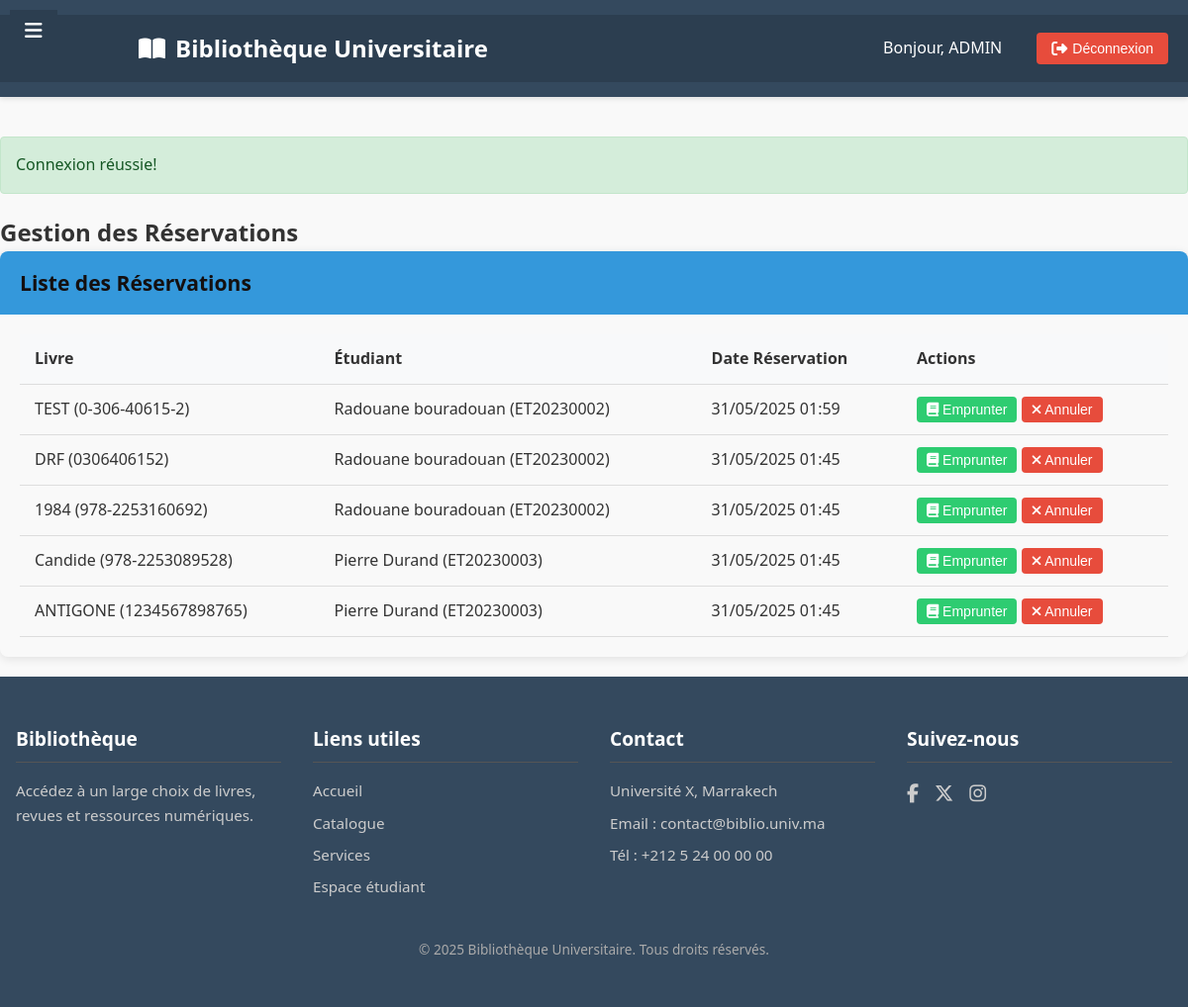
The page /pages/reservations.php (signed in) on the database its author committed.
### tables this page shows
CREATE TABLE `reservations` (
  `id` int(11) NOT NULL,
  `livre_id` int(11) NOT NULL,
  `etudiant_id` int(11) NOT NULL,
  `date_reservation` datetime NOT NULL,
  `date_retour_prevue` datetime NOT NULL,
  `date_retour_effective` datetime DEFAULT NULL,
  `statut` enum('en_attente','active','terminee','annulee') NOT NULL
);

CREATE TABLE `livres` (
  `id` int(11) NOT NULL,
  `isbn` varchar(20) NOT NULL,
  `titre` varchar(255) NOT NULL,
  `auteur` varchar(100) NOT NULL,
  `categorie` varchar(50) NOT NULL,
  `emplacement` varchar(11) NOT NULL,
  `disponible` tinyint(1) DEFAULT 1,
  `created_at` timestamp NOT NULL DEFAULT current_timestamp(),
  `updated_at` timestamp NOT NULL DEFAULT current_timestamp() ON UPDATE current_timestamp()
);

CREATE TABLE `etudiants` (
  `id` int(11) NOT NULL,
  `matricule` varchar(20) NOT NULL,
  `nom` varchar(100) NOT NULL,
  `email` varchar(100) NOT NULL,
  `telephone` varchar(20) DEFAULT NULL,
  `created_at` timestamp NOT NULL DEFAULT current_timestamp(),
  `updated_at` timestamp NOT NULL DEFAULT current_timestamp() ON UPDATE current_timestamp()
);

### pages/reservations.php (the view, shortened to what this page needs)
<?php
require_once '../includes/auth.php';
$reservations = $pdo->query("
    SELECT r.*,
           l.titre as livre_titre,
           l.isbn as livre_isbn,
           et.nom as etudiant_nom,
           et.matricule as etudiant_matricule
    FROM reservations r
    JOIN livres l ON r.livre_id = l.id
    JOIN etudiants et ON r.etudiant_id = et.id
    ORDER BY r.date_reservation DESC
")->fetchAll();
include '../includes/header.php';
?>
<?php if (isset($_SESSION['message'])): ?>
    <div class="alert alert-success">
        <?= $_SESSION['message'] ?>
    </div>
<?php endif; ?>
<h2>Gestion des Réservations</h2>
<div class="card">
    <div class="card-header">
        <h3>Liste des Réservations</h3>
    </div>
    <div class="card-body">
        <div class="table-responsive">
            <table class="table table-striped">
                <thead>
                    <tr>
                        <th>Livre</th>
                        <th>Étudiant</th>
                        <th>Date Réservation</th>
                        <th>Actions</th>
                    </tr>
                </thead>
                <tbody>
                    <?php foreach ($reservations as $reservation): ?>
                    <tr>
                        <td><?= htmlspecialchars($reservation['livre_titre']) ?> (<?= $reservation['livre_isbn'] ?>)</td>
                        <td><?= htmlspecialchars($reservation['etudiant_nom']) ?> (<?= $reservation['etudiant_matricule'] ?>)</td>
                        <td><?= date('d/m/Y H:i', strtotime($reservation['date_reservation'])) ?></td>
                        <td>
                            <form method="POST" style="display:inline;">
                                <button type="submit" name="emprunter" class="btn btn-sm btn-success">
                                    <i class="fas fa-book"></i> Emprunter
                                </button>
                            </form>
                            <form method="POST" style="display:inline;">
                                <button type="submit" name="annuler_reservation" class="btn btn-sm btn-danger">
                                    <i class="fas fa-times"></i> Annuler
                                </button>
                            </form>
                        </td>
                    </tr>
                    <?php endforeach; ?>
                </tbody>
            </table>
        </div>
    </div>
</div>
<?php include '../includes/footer.php'; ?>

### css/style.css (style rules this page uses)
:root { --primary-color: #3498db; --secondary-color: #2ecc71; --danger-color: #e74c3c; --warning-color: #f39c12; --info-color: #1abc9c; --dark-color: #34495e; --light-color: #ecf0f1; }
* { box-sizing: border-box; margin: 0; padding: 0; }
body { font-family: 'Segoe UI', Tahoma, Geneva, Verdana, sans-serif; line-height: 1.6; color: #333; background-color: #f5f5f5; }
.card { border-radius: 8px; box-shadow: 0 2px 10px rgba(0,0,0,0.1); margin-bottom: 20px; overflow: hidden; }
.card-header { background-color: var(--primary-color); color: rgb(20, 15, 15); padding: 15px 20px; font-size: 18px; }
.card-body { padding: 20px; }
.btn { display: inline-block; padding: 10px 20px; border: none; border-radius: 4px; cursor: pointer; font-size: 16px; transition: background-color 0.3s; }
.btn-success { background-color: var(--secondary-color); color: white; }
.btn-danger { background-color: var(--danger-color); color: white; }
.btn-sm { padding: 5px 10px; font-size: 14px; }
.table { width: 100%; border-collapse: collapse; }
.table th, .table td { padding: 12px 15px; text-align: left; border-bottom: 1px solid #ddd; }
.table th { background-color: #f8f9fa; font-weight: 600; }
.alert { padding: 15px; margin-bottom: 20px; border-radius: 4px; }
.alert-success { background-color: #d4edda; color: #155724; border: 1px solid #c3e6cb; }

### includes/footer.php (style rules this page uses)
body { margin: 0; font-family: 'Segoe UI', Tahoma, Geneva, Verdana, sans-serif; display: flex; flex-direction: column; min-height: 100vh; background-color: #f9f9f9; }

### rows shown on the page
reservations: livre.titre "TEST", livre.isbn "0-306-40615-2", etudiant.nom "Radouane bouradouan", etudiant.matricule "ET20230002", date_reservation "31/05/2025 01:59"
reservations: livre.titre "DRF", livre.isbn "0306406152", etudiant.nom "Radouane bouradouan", etudiant.matricule "ET20230002", date_reservation "31/05/2025 01:45"
reservations: livre.titre "1984", livre.isbn "978-2253160692", etudiant.nom "Radouane bouradouan", etudiant.matricule "ET20230002", date_reservation "31/05/2025 01:45"
reservations: livre.titre "Candide", livre.isbn "978-2253089528", etudiant.nom "Pierre Durand", etudiant.matricule "ET20230003", date_reservation "31/05/2025 01:45"
reservations: livre.titre "ANTIGONE", livre.isbn "1234567898765", etudiant.nom "Pierre Durand", etudiant.matricule "ET20230003", date_reservation "31/05/2025 01:45"

### other values the page prints
$_SESSION['user']['nom'] "ADMIN"
$_SESSION['message'] "Connexion réussie!"
